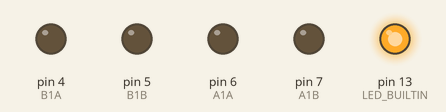
This sketch was run on a simulated Arduino Uno, built with avr-gcc and run on an emulated ATmega328P. Shown: output pins drawn as LEDs (lit = HIGH).

Above: at 3.1 s.
At 5.1 s:
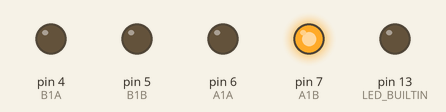
At 5.6 s:
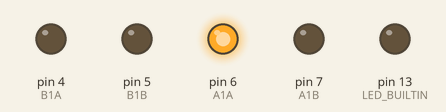
At 8.1 s:
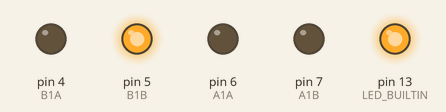
At 8.6 s:
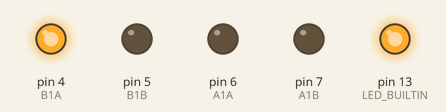
At 11.1 s:
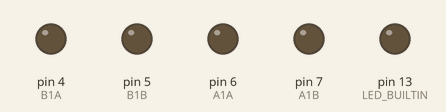
Timing chart, 0 to 12.6 s (numbered marks = the images above):
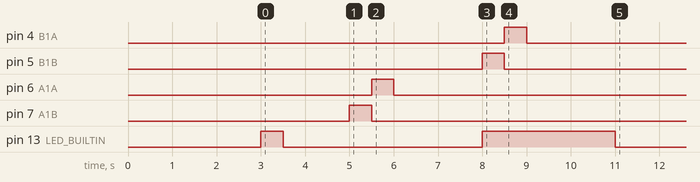

The sketch:

sketch_motor_test01.ino
```cpp
const int A1A = 6;//define pin 2 for A1A
const int A1B = 7;//define pin 3 for A1B

const int B1A = 4;//define pin 8 for B1A
const int B1B = 5;//define pin 9 for B1B


int counter = 0;

void setup() {
  // initialize digital pin LED_BUILTIN as an output.
  pinMode(LED_BUILTIN, OUTPUT);

  pinMode(B1A, OUTPUT); // define pin as output
  pinMode(B1B, OUTPUT);

  pinMode(A1A, OUTPUT);
  pinMode(A1B, OUTPUT);
  delay(3000);
}

void loop() {
  if (counter > 0) {
    return;
  }

  digitalWrite(LED_BUILTIN, HIGH);   // turn the LED on
  delay(500);                       // wait for half a second
  digitalWrite(LED_BUILTIN, LOW);    // turn the LED off
  delay(1500);                       // wait for half a second

  motorA('R');// Turn motor A to RIGHT
  delay(500);
  motorA('L');// Turn motor A to LEFT
  delay(500);
  motorA('O');// Turn motor A OFF
  delay(2000);

  digitalWrite(LED_BUILTIN, HIGH);   // turn the LED on

  motorB('R');// Turn motor B to RIGHT
  delay(500);
  motorB('L');// Turn motor B to LEFT
  delay(500);
  motorB('O');// Turn motor B OFF
  delay(2000);

  digitalWrite(LED_BUILTIN, LOW);    // turn the LED off
  delay(1500);                       // wait for half a second

  counter++;
  /*motorA('R');// Turn motor A to RIGHT
    motorB('R'); // Turn motor A to RIGHT
    delay(2000);
    motorA('L');// Turn motor A to LEFT
    motorB('L');// Turn motor B to LEFT
    delay(3000);
    motorA('O');// Turn motor A OFF
    motorB('O');// Turn motor B OFF
    delay(5000);*/

}

/*
   @motorA
   activation rotation of motor A
   d is the direction
   R = Right
   L = Left
*/
void motorA(char d)
{
  if (d == 'R') {
    digitalWrite(A1A, LOW);
    digitalWrite(A1B, HIGH);
  } else if (d == 'L') {
    digitalWrite(A1A, HIGH);
    digitalWrite(A1B, LOW);
  } else {
    //Robojax.com L9110 Motor Tutorial
    // Turn motor OFF
    digitalWrite(A1A, LOW);
    digitalWrite(A1B, LOW);
  }
}// motorA end


/*
   @motorB
   activation rotation of motor B
   d is the direction
   R = Right
   L = Left
*/
void motorB(char d)
{

  if (d == 'R') {
    digitalWrite(B1A, LOW);
    digitalWrite(B1B, HIGH);
  } else if (d == 'L') {
    digitalWrite(B1A, HIGH);
    digitalWrite(B1B, LOW);
  } else {
    //Robojax.com L9110 Motor Tutorial
    // Turn motor OFF
    digitalWrite(B1A, LOW);
    digitalWrite(B1B, LOW);
  }

}// motorB end
```

Measured:
- by itself, pin 4 (B1A): LOW → HIGH at 8.5 s, → LOW 0.50 s later
- by itself, pin 5 (B1B): LOW → HIGH at 8.0 s, → LOW 0.50 s later
- by itself, pin 6 (A1A): LOW → HIGH at 5.5 s, → LOW 0.50 s later
- by itself, pin 7 (A1B): LOW → HIGH at 5.0 s, → LOW 0.50 s later
- by itself, pin 13 (LED_BUILTIN): LOW → HIGH at 3.0 s, → LOW 0.50 s later, → HIGH 4.5 s later, → LOW 3.0 s later
